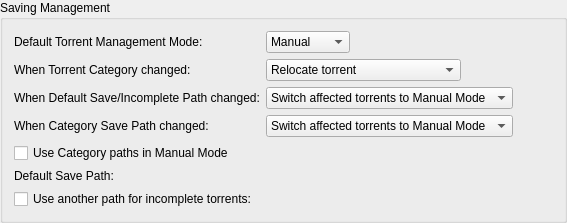
             <widget class="QGroupBox" name="groupSavingManagement">
              <property name="title">
               <string>Saving Management</string>
              </property>
              <layout class="QVBoxLayout" name="groupSavingManagementLayout">
               <item>
                <layout class="QGridLayout" name="gridLayout_3">
                 <item row="0" column="0">
                  <widget class="QLabel" name="label_40">
                   <property name="text">
                    <string>Default Torrent Management Mode:</string>
                   </property>
                  </widget>
                 </item>
                 <item row="0" column="1">
                  <layout class="QHBoxLayout" name="horizontalLayout_70">
                   <property name="spacing">
                    <number>10</number>
                   </property>
                   <item>
                    <widget class="QComboBox" name="comboSavingMode">
                     <property name="toolTip">
                      <string>Automatic: Various torrent properties (e.g. save path) will be decided by the associated category
Manual: Various torrent properties (e.g. save path) must be assigned manually</string>
                     </property>
                     <item>
                      <property name="text">
                       <string>Manual</string>
                      </property>
                     </item>
                     <item>
                      <property name="text">
                       <string>Automatic</string>
                      </property>
                     </item>
                    </widget>
                   </item>
                   <item>
                    <spacer name="horizontalSpacer_160">
                     <property name="orientation">
                      <enum>Qt::Orientation::Horizontal</enum>
                     </property>
                     <property name="sizeHint" stdset="0">
                      <size>
                       <width>40</width>
                       <height>20</height>
                      </size>
                     </property>
                    </spacer>
                   </item>
                  </layout>
                 </item>
                 <item row="1" column="0">
                  <widget class="QLabel" name="labelTorrentCategoryChanged">
                   <property name="text">
                    <string>When Torrent Category changed:</string>
                   </property>
                  </widget>
                 </item>
                 <item row="1" column="1">
                  <layout class="QHBoxLayout" name="horizontalLayout_14">
                   <item>
                    <widget class="QComboBox" name="comboTorrentCategoryChanged">
                     <item>
                      <property name="text">
                       <string>Relocate torrent</string>
                      </property>
                     </item>
                     <item>
                      <property name="text">
                       <string>Switch torrent to Manual Mode</string>
                      </property>
                     </item>
                    </widget>
                   </item>
                   <item>
                    <spacer name="horizontalSpacer_17">
                     <property name="orientation">
                      <enum>Qt::Orientation::Horizontal</enum>
                     </property>
                     <property name="sizeHint" stdset="0">
                      <size>
                       <width>40</width>
                       <height>20</height>
                      </size>
                     </property>
                    </spacer>
                   </item>
                  </layout>
                 </item>
                 <item row="2" column="0">
                  <widget class="QLabel" name="labelCategoryDefaultPathChanged">
                   <property name="text">
                    <string>When Default Save/Incomplete Path changed:</string>
                   </property>
                  </widget>
                 </item>
                 <item row="2" column="1">
                  <layout class="QHBoxLayout" name="horizontalLayout_15">
                   <item>
                    <widget class="QComboBox" name="comboCategoryDefaultPathChanged">
                     <property name="currentIndex">
                      <number>1</number>
                     </property>
                     <item>
                      <property name="text">
                       <string>Relocate affected torrents</string>
                      </property>
                     </item>
                     <item>
                      <property name="text">
                       <string>Switch affected torrents to Manual Mode</string>
                      </property>
                     </item>
                    </widget>
                   </item>
                   <item>
                    <spacer name="horizontalSpacer_18">
                     <property name="orientation">
                      <enum>Qt::Orientation::Horizontal</enum>
                     </property>
                     <property name="sizeHint" stdset="0">
                      <size>
                       <width>40</width>
                       <height>20</height>
                      </size>
                     </property>
                    </spacer>
                   </item>
                  </layout>
                 </item>
                 <item row="3" column="0">
                  <widget class="QLabel" name="labelCategoryChanged">
                   <property name="text">
                    <string>When Category Save Path changed:</string>
                   </property>
                  </widget>
                 </item>
                 <item row="3" column="1">
                  <layout class="QHBoxLayout" name="horizontalLayout_17">
                   <item>
                    <widget class="QComboBox" name="comboCategoryChanged">
                     <property name="currentIndex">
                      <number>1</number>
                     </property>
                     <item>
                      <property name="text">
                       <string>Relocate affected torrents</string>
                      </property>
                     </item>
                     <item>
                      <property name="text">
                       <string>Switch affected torrents to Manual Mode</string>
                      </property>
                     </item>
                    </widget>
                   </item>
                   <item>
                    <spacer name="horizontalSpacer_19">
                     <property name="orientation">
                      <enum>Qt::Orientation::Horizontal</enum>
                     </property>
                     <property name="sizeHint" stdset="0">
                      <size>
                       <width>40</width>
                       <height>20</height>
                      </size>
                     </property>
                    </spacer>
                   </item>
                  </layout>
                 </item>
                </layout>
               </item>
               <item>
                <widget class="ToggleSwitch" name="checkUseCategoryPaths">
                 <property name="toolTip">
                  <string>Resolve relative Save Path against appropriate Category path instead of Default one</string>
                 </property>
                 <property name="text">
                  <string>Use Category paths in Manual Mode</string>
                 </property>
                </widget>
               </item>
               <item>
                <layout class="QGridLayout" name="gridLayout_4">
                 <item row="0" column="0">
                  <widget class="QLabel" name="labelSavePath">
                   <property name="text">
                    <string>Default Save Path:</string>
                   </property>
                  </widget>
                 </item>
                 <item row="0" column="1">
                  <widget class="FileSystemPathLineEdit" name="textSavePath" native="true" />
                 </item>
                 <item row="1" column="0">
                  <widget class="ToggleSwitch" name="checkUseDownloadPath">
                   <property name="text">
                    <string>Use another path for incomplete torrents:</string>
                   </property>
                  </widget>
                 </item>
                 <item row="1" column="1">
                  <widget class="FileSystemPathLineEdit" name="textDownloadPath" native="true" />
                 </item>
                </layout>
               </item>
              </layout>
             </widget>
